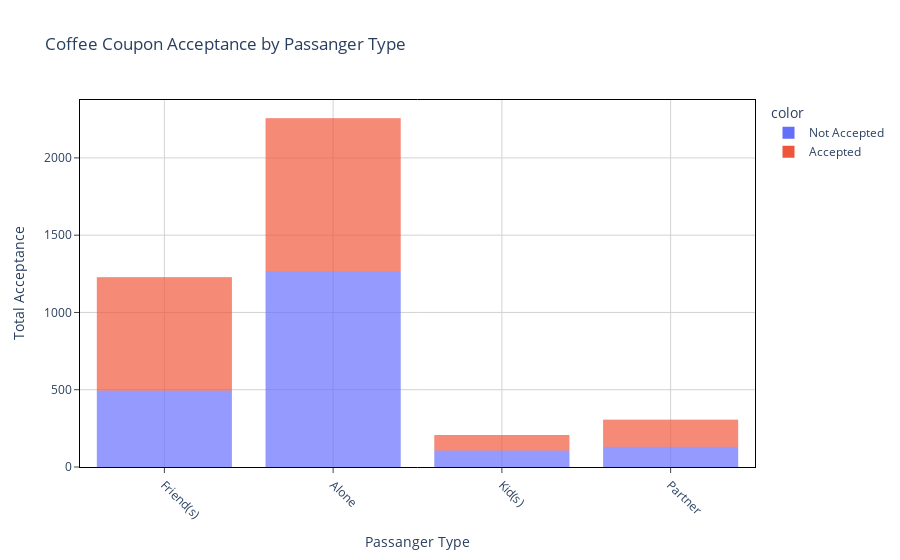

Notebook source saved alongside this figure:
### Code cell
# Lets create a barplot based on the coffee coupon acceptance, by passengers 

fig = px.bar(df_coffee_coupons['passanger'], color=df_coffee_coupons['acceptance'], 
             title = 'Coffee Coupon Acceptance by Passanger Type',
            labels={'value':'Passanger Type',
                   'count':'Total Acceptance'}
            )

fig.update_layout(
    plot_bgcolor='white'
)

fig.update_xaxes(
    tickangle = 45,
    mirror=True,
    ticks='outside',
    showline=True,
    linecolor='black',
    gridcolor='lightgrey'
)
fig.update_yaxes(
    mirror=True,
    ticks='outside',
    showline=True,
    linecolor='black',
    gridcolor='lightgrey'
)

fig.update_traces(marker_line_width = 0,
                  selector=dict(type="bar"))

fig.update_layout(bargap=0.2,
                  bargroupgap = 0,
                 )
fig.show()

### Figure 1 — Plotly figure (JSON) as saved in the notebook; plotly's stock layout.template omitted (floating-point values rounded to 4 significant figures; data arrays with more than 128 entries replaced by an {"elided": "..."} marker saying what was removed)
{"data": [{"alignmentgroup": "True", "hovertemplate": "color=Not Accepted<br>Passanger Type=%{x}<br>Total Acceptance=%{y}<extra></extra>", "legendgroup": "Not Accepted", "marker": {"color": "#636efa", "line": {"width": 0}, "pattern": {"shape": ""}}, "name": "Not Accepted", "offsetgroup": "Not Accepted", "orientation": "v", "showlegend": true, "textposition": "auto", "type": "bar", "x": {"elided": "2001 str values"}, "xaxis": "x", "y": {"elided": "2001 int values"}, "yaxis": "y"}, {"alignmentgroup": "True", "hovertemplate": "color=Accepted<br>Passanger Type=%{x}<br>Total Acceptance=%{y}<extra></extra>", "legendgroup": "Accepted", "marker": {"color": "#EF553B", "line": {"width": 0}, "pattern": {"shape": ""}}, "name": "Accepted", "offsetgroup": "Accepted", "orientation": "v", "showlegend": true, "textposition": "auto", "type": "bar", "x": {"elided": "1995 str values"}, "xaxis": "x", "y": {"elided": "1995 int values"}, "yaxis": "y"}], "layout": {"autosize": true, "bargap": 0.2, "bargroupgap": 0, "barmode": "relative", "legend": {"title": {"text": "color"}, "tracegroupgap": 0}, "plot_bgcolor": "white", "title": {"text": "Coffee Coupon Acceptance by Passanger Type"}, "xaxis": {"anchor": "y", "autorange": true, "domain": [0, 1], "gridcolor": "lightgrey", "linecolor": "black", "mirror": true, "range": [-0.5, 3.5], "showline": true, "tickangle": 45, "ticks": "outside", "title": {"text": "Passanger Type"}, "type": "category"}, "yaxis": {"anchor": "x", "autorange": true, "domain": [0, 1], "gridcolor": "lightgrey", "linecolor": "black", "mirror": true, "range": [0, 2375.0], "showline": true, "ticks": "outside", "title": {"text": "Total Acceptance"}, "type": "linear"}}}
